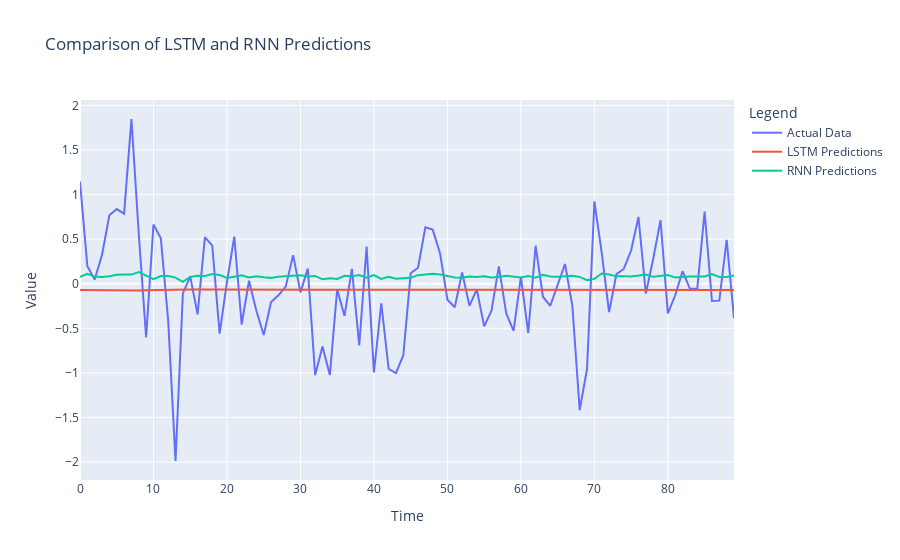

Notebook cell for this chart:
### Markdown cell above
Plotting of the predictions.

### Code cell
import plotly.graph_objects as go

# Create an interactive plot using Plotly to compare predictions
fig = go.Figure()

# Actual data
fig.add_trace(go.Scatter(x=np.arange(len(complex_data[timesteps:])), y=complex_data[timesteps:],
                         mode='lines', name='Actual Data'))

# LSTM predictions
fig.add_trace(go.Scatter(x=np.arange(len(lstm_predictions)), y=lstm_predictions,
                         mode='lines', name='LSTM Predictions'))

# RNN predictions
fig.add_trace(go.Scatter(x=np.arange(len(rnn_predictions)), y=rnn_predictions,
                         mode='lines', name='RNN Predictions'))

# Update the layout
fig.update_layout(title='Comparison of LSTM and RNN Predictions',
                  xaxis_title='Time',
                  yaxis_title='Value',
                  legend_title='Legend')

# Show plot
fig.show()
